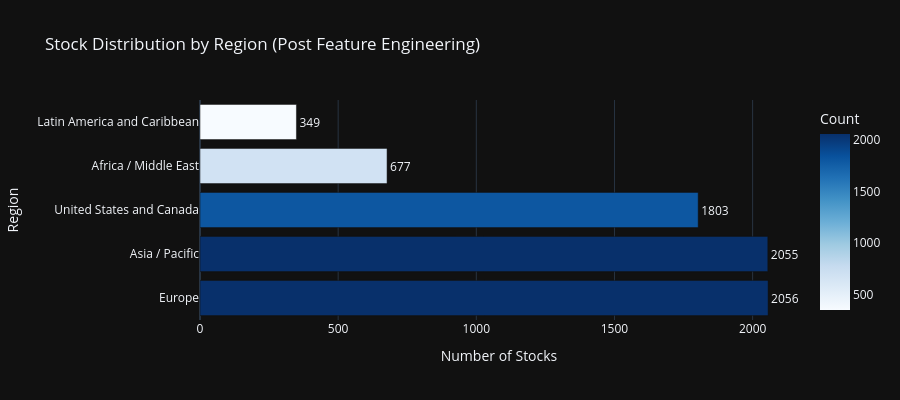
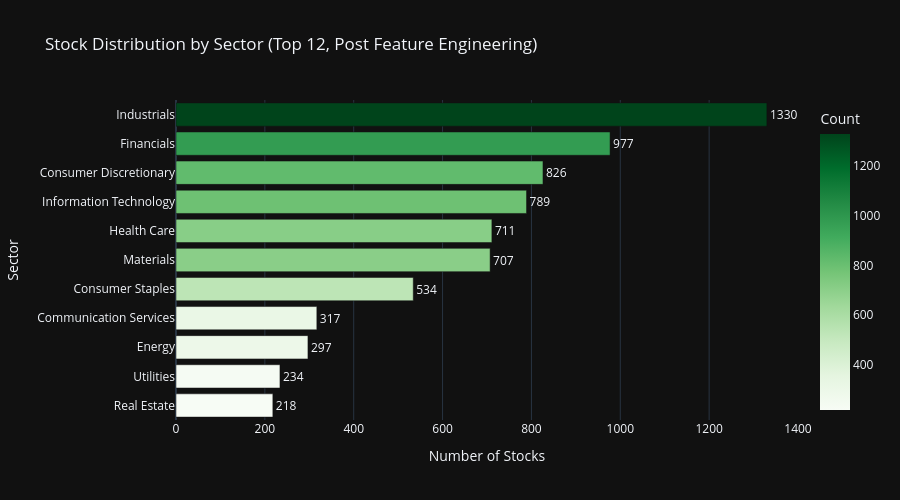
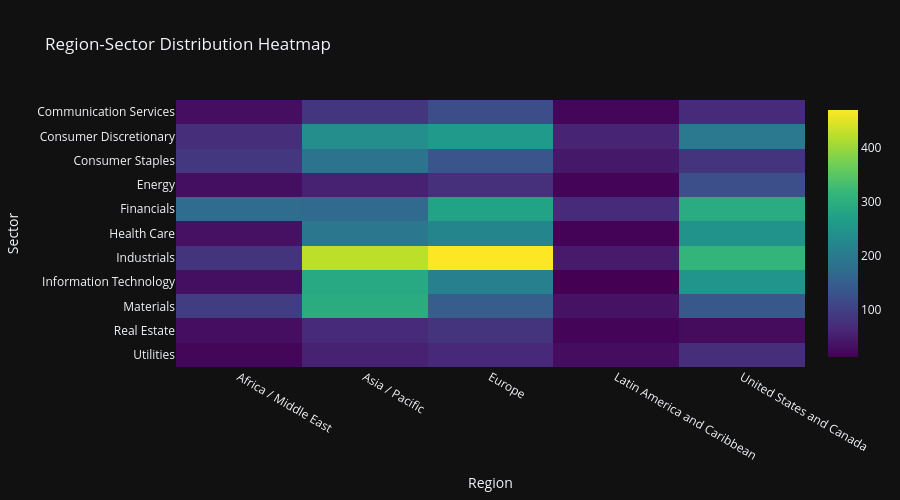
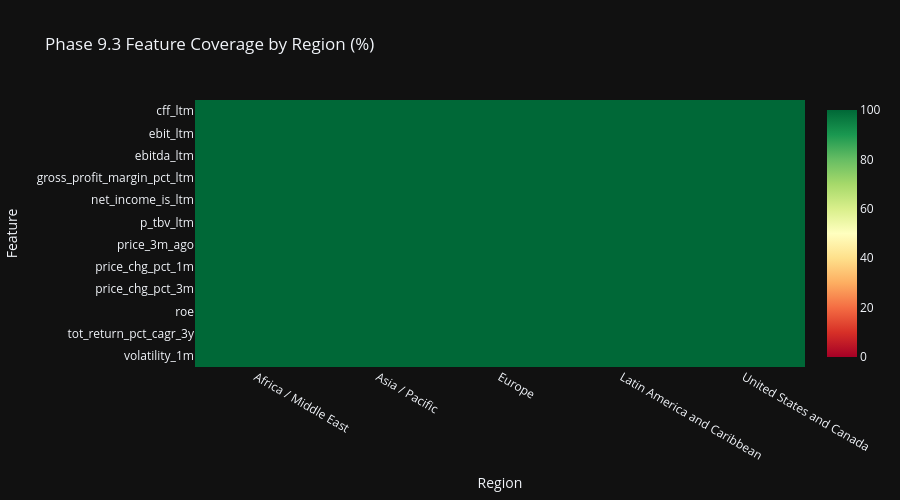

Notebook code for these charts, in order:
### Markdown cell above
## Cell 7: Region & Sector Analytics with Feature Coverage

Section 17 compliant Plotly visualizations with dark theme.
Enhanced with Phase 9.3 feature analytics by region and sector.

### Code cell
# ============================================================================
# Cell 7: Region & Sector Analytics with Feature Coverage
# ============================================================================

print('=' * 80)
print('REGION & SECTOR ANALYTICS WITH FEATURE COVERAGE')
print('=' * 80)

# Use all_stocks_features (post feature engineering) for analytics
df_analytics = all_stocks_preprocessed

# Region distribution
if 'region' in df_analytics.columns:
    region_counts = df_analytics['region'].value_counts().reset_index()
    region_counts.columns = ['Region', 'Count']
    region_counts['Percentage'] = (region_counts['Count'] / region_counts['Count'].sum() * 100).round(1)

    fig_region = px.bar(
            region_counts,
            x='Count',
            y='Region',
            orientation='h',
            title='Stock Distribution by Region (Post Feature Engineering)',
            template=PLOTLY_TEMPLATE,
            color='Count',
            color_continuous_scale='Blues',
            text='Count',
            )
    fig_region.update_traces(
            textposition='outside',
            hovertemplate='<b>%{y}</b><br>Count: %{x}<br>Percentage: %{customdata[0]:.1f}%',
            customdata=region_counts[['Percentage']].values
            )
    fig_region.update_layout(
            xaxis_title='Number of Stocks',
            yaxis_title='Region',
            height=400,
            showlegend=False,
            )
    fig_region.show()

# Sector distribution (using TOP_N_SECTORS constant)
if 'sector' in df_analytics.columns:
    sector_counts = df_analytics['sector'].value_counts().head(TOP_N_SECTORS).reset_index()
    sector_counts.columns = ['Sector', 'Count']
    sector_counts['Percentage'] = (sector_counts['Count'] / len(df_analytics) * 100).round(1)

    fig_sector = px.bar(
            sector_counts.sort_values('Count'),
            x='Count',
            y='Sector',
            orientation='h',
            title=f'Stock Distribution by Sector (Top {TOP_N_SECTORS}, Post Feature Engineering)',
            template=PLOTLY_TEMPLATE,
            color='Count',
            color_continuous_scale='Greens',
            text='Count',
            )
    fig_sector.update_traces(
            textposition='outside',
            hovertemplate='<b>%{y}</b><br>Count: %{x}<br>Percentage: %{customdata[0]:.1f}%',
            customdata=sector_counts.sort_values('Count')[['Percentage']].values
            )
    fig_sector.update_layout(
            xaxis_title='Number of Stocks',
            yaxis_title='Sector',
            height=500,
            showlegend=False,
            )
    fig_sector.show()

# Region-Sector Heatmap
if 'region' in df_analytics.columns and 'sector' in df_analytics.columns:
    cross_tab = pd.crosstab(
            df_analytics['sector'],
            df_analytics['region']
            ).head(TOP_N_SECTORS)

    fig_heatmap = px.imshow(
            cross_tab,
            title='Region-Sector Distribution Heatmap',
            template=PLOTLY_TEMPLATE,
            color_continuous_scale='Viridis',
            aspect='auto',
            )
    fig_heatmap.update_layout(
            xaxis_title='Region',
            yaxis_title='Sector',
            height=500,
            )
    fig_heatmap.show()

print('\n✓ Distribution visualizations complete')

# ============================================================================
# Feature Coverage Analytics by Region and Sector
# ============================================================================
print('\n' + '=' * 80)
print('📊 PHASE 9.3 FEATURE ANALYTICS BY REGION & SECTOR')
print('=' * 80)

# Define key Phase 9.3 features for analysis (schema-driven from PHASE93_FEATURE_INPUTS)
# Select representative features from each category for coverage analysis
# Define key Phase 9.3 features for analysis (schema-driven from PHASE93_FEATURE_INPUTS)
# Use all 6 categories comprehensively for complete coverage
key_phase93_features = (
        PHASE93_FEATURE_INPUTS.get('profitability', [])[:5] +  # Margins, EBITDA, EBIT, net income
        PHASE93_FEATURE_INPUTS.get('valuation', [])[:5] +  # P/E, P/B, EV ratios
        PHASE93_FEATURE_INPUTS.get('momentum', [])[:5] +  # Price changes, returns
        PHASE93_FEATURE_INPUTS.get('quality_risk', [])[:5] +  # Altman Z, ROE, ROA, volatility
        PHASE93_FEATURE_INPUTS.get('cash_flow', [])[:5] +  # CFO, FCF, CFI, CFF
        PHASE93_FEATURE_INPUTS.get('growth', [])  # Revenue CAGR, growth estimates (all)
)
# Map input columns to engineered feature names where applicable
feature_mapping = {
    'return_on_equity_pct_ltm': 'roe',
    'return_on_assets_roa_pct_ltm': 'roa',
    'p_e_ltm': 'p_e_ratio',
    'p_e_ntm': 'p_e_ratio',
    'ev_ebitda_ltm': 'ev_ebitda_ratio',
    'altman_z_score_ltm': 'altman_z_score',
    'price_chg_pct_1m': 'price_momentum_1m',
    'price_chg_pct_3m': 'price_momentum_3m',
    }
# Build list using both raw and engineered feature names
available_phase93 = list(set([
                                 f for f in key_phase93_features if f in df_analytics.columns
                                 ] + [
                                 feature_mapping.get(f, f) for f in key_phase93_features
                                 if feature_mapping.get(f, f) in df_analytics.columns
                                 ]))[:12]  # Limit to 12 for visualization clarity

if available_phase93 and 'region' in df_analytics.columns:
    print(f'\n📍 Feature Coverage by Region ({len(available_phase93)} key features):')

    # Calculate non-null percentage per region for each feature
    region_coverage_data = []
    for region in df_analytics['region'].unique():
        region_df = df_analytics[df_analytics['region'] == region]
        region_count = len(region_df)

        for feat in available_phase93:
            non_null = region_df[feat].notna().sum()
            coverage_pct = (non_null / region_count * 100) if region_count > 0 else 0
            region_coverage_data.append({
                'Region': region,
                'Feature': feat,
                'Coverage %': round(coverage_pct, 1),
                'Non-Null': non_null,
                'Total': region_count
                })

    region_coverage_df = pd.DataFrame(region_coverage_data)

    # Pivot for heatmap
    region_pivot = region_coverage_df.pivot(index='Feature', columns='Region', values='Coverage %')

    fig_region_coverage = px.imshow(
            region_pivot,
            title='Phase 9.3 Feature Coverage by Region (%)',
            template=PLOTLY_TEMPLATE,
            color_continuous_scale='RdYlGn',
            zmin=0, zmax=100,
            aspect='auto',
            )
    fig_region_coverage.update_layout(
            xaxis_title='Region',
            yaxis_title='Feature',
            height=500,
            )
    fig_region_coverage.show()

if available_phase93 and 'sector' in df_analytics.columns:
    print(f'\n🏢 Feature Coverage by Sector (Top 10 sectors, {len(available_phase93)} key features):')

    # Get top 10 sectors by count
    top_sectors = df_analytics['sector'].value_counts().head(10).index.tolist()

    # Calculate non-null percentage per sector for each feature
    sector_coverage_data = []
    for sector in top_sectors:
        sector_df = df_analytics[df_analytics['sector'] == sector]
        sector_count = len(sector_df)

        for feat in available_phase93:
            non_null = sector_df[feat].notna().sum()
            coverage_pct = (non_null / sector_count * 100) if sector_count > 0 else 0
            sector_coverage_data.append({
                'Sector': str(sector)[:25],  # Truncate long names
                'Feature': feat,
                'Coverage %': round(coverage_pct, 1),
                'Non-Null': non_null,
                'Total': sector_count
                })

    sector_coverage_df = pd.DataFrame(sector_coverage_data)

    # Pivot for heatmap
    sector_pivot = sector_coverage_df.pivot(index='Feature', columns='Sector', values='Coverage %')

    fig_sector_coverage = px.imshow(
            sector_pivot,
            title='Phase 9.3 Feature Coverage by Sector (%)',
            template=PLOTLY_TEMPLATE,
            color_continuous_scale='RdYlGn',
            zmin=0, zmax=100,
            aspect='auto',
            )
    fig_sector_coverage.update_layout(
            xaxis_title='Sector',
            yaxis_title='Feature',
            height=600,
            )
    fig_sector_coverage.show()

# Feature statistics by region
if available_phase93 and 'region' in df_analytics.columns:
    print(f'\n📊 Key Feature Statistics by Region:')

    # Select 3 key features for detailed statistics
    stat_features = ['roe', 'price_momentum_1m', 'debt_to_equity']
    stat_features = [f for f in stat_features if f in df_analytics.columns]

    if stat_features:
        region_stats = df_analytics.groupby('region')[stat_features].agg(['mean', 'median', 'std']).round(3)
        print(region_stats.to_string())

        # Box plot for ROE by region (if available)
        if 'roe' in df_analytics.columns:
            fig_roe_region = px.box(
                    df_analytics[df_analytics['roe'].notna()],
                    x='region',
                    y='roe',
                    title='Return on Equity (ROE) Distribution by Region',
                    template=PLOTLY_TEMPLATE,
                    color='region',
                    )
            fig_roe_region.update_layout(
                    xaxis_title='Region',
                    yaxis_title='ROE',
                    height=450,
                    showlegend=False,
                    )
            fig_roe_region.show()

print('\n✓ Feature analytics by region and sector complete')

### Figure 1 — Plotly figure (JSON) as saved in the notebook; plotly's stock layout.template omitted (floating-point values rounded to 4 significant figures)
{"data": [{"hovertemplate": "<b>%{y}</b><br>Count: %{x}<br>Percentage: %{customdata[0]:.1f}%", "legendgroup": "", "marker": {"color": [2056, 2055, 1803, 677, 349], "coloraxis": "coloraxis", "pattern": {"shape": ""}}, "name": "", "orientation": "h", "showlegend": false, "text": [2056.0, 2055.0, 1803.0, 677.0, 349.0], "textposition": "outside", "x": [2056, 2055, 1803, 677, 349], "xaxis": "x", "y": ["Europe", "Asia / Pacific", "United States and Canada", "Africa / Middle East", "Latin America and Caribbean"], "yaxis": "y", "type": "bar", "customdata": [[29.6], [29.6], [26.0], [9.8], [5.0]]}], "layout": {"xaxis": {"anchor": "y", "domain": [0.0, 1.0], "title": {"text": "Number of Stocks"}}, "yaxis": {"anchor": "x", "domain": [0.0, 1.0], "title": {"text": "Region"}}, "coloraxis": {"colorbar": {"title": {"text": "Count"}}, "colorscale": [[0.0, "rgb(247,251,255)"], [0.125, "rgb(222,235,247)"], [0.25, "rgb(198,219,239)"], [0.375, "rgb(158,202,225)"], [0.5, "rgb(107,174,214)"], [0.625, "rgb(66,146,198)"], [0.75, "rgb(33,113,181)"], [0.875, "rgb(8,81,156)"], [1.0, "rgb(8,48,107)"]]}, "legend": {"tracegroupgap": 0}, "title": {"text": "Stock Distribution by Region (Post Feature Engineering)"}, "barmode": "relative", "height": 400, "showlegend": false}}

### Figure 2 — Plotly figure (JSON) as saved in the notebook; plotly's stock layout.template omitted (floating-point values rounded to 4 significant figures)
{"data": [{"hovertemplate": "<b>%{y}</b><br>Count: %{x}<br>Percentage: %{customdata[0]:.1f}%", "legendgroup": "", "marker": {"color": [218, 234, 297, 317, 534, 707, 711, 789, 826, 977, 1330], "coloraxis": "coloraxis", "pattern": {"shape": ""}}, "name": "", "orientation": "h", "showlegend": false, "text": [218.0, 234.0, 297.0, 317.0, 534.0, 707.0, 711.0, 789.0, 826.0, 977.0, 1330.0], "textposition": "outside", "x": [218, 234, 297, 317, 534, 707, 711, 789, 826, 977, 1330], "xaxis": "x", "y": ["Real Estate", "Utilities", "Energy", "Communication Services", "Consumer Staples", "Materials", "Health Care", "Information Technology", "Consumer Discretionary", "Financials", "Industrials"], "yaxis": "y", "type": "bar", "customdata": [[3.1], [3.4], [4.3], [4.6], [7.7], [10.2], [10.2], [11.4], [11.9], [14.1], [19.2]]}], "layout": {"xaxis": {"anchor": "y", "domain": [0.0, 1.0], "title": {"text": "Number of Stocks"}}, "yaxis": {"anchor": "x", "domain": [0.0, 1.0], "title": {"text": "Sector"}}, "coloraxis": {"colorbar": {"title": {"text": "Count"}}, "colorscale": [[0.0, "rgb(247,252,245)"], [0.125, "rgb(229,245,224)"], [0.25, "rgb(199,233,192)"], [0.375, "rgb(161,217,155)"], [0.5, "rgb(116,196,118)"], [0.625, "rgb(65,171,93)"], [0.75, "rgb(35,139,69)"], [0.875, "rgb(0,109,44)"], [1.0, "rgb(0,68,27)"]]}, "legend": {"tracegroupgap": 0}, "title": {"text": "Stock Distribution by Sector (Top 12, Post Feature Engineering)"}, "barmode": "relative", "height": 500, "showlegend": false}}

### Figure 3 — Plotly figure (JSON) as saved in the notebook; plotly's stock layout.template omitted (floating-point values rounded to 4 significant figures)
{"data": [{"coloraxis": "coloraxis", "name": "0", "x": ["Africa / Middle East", "Asia / Pacific", "Europe", "Latin America and Caribbean", "United States and Canada"], "y": ["Communication Services", "Consumer Discretionary", "Consumer Staples", "Energy", "Financials", "Health Care", "Industrials", "Information Technology", "Materials", "Real Estate", "Utilities"], "z": [[29, 83, 121, 18, 66], [72, 238, 260, 58, 198], [87, 189, 134, 42, 82], [30, 55, 73, 16, 123], [173, 169, 276, 66, 293], [33, 195, 221, 15, 247], [81, 424, 470, 44, 311], [30, 287, 211, 12, 249], [95, 295, 146, 34, 137], [29, 66, 81, 17, 25], [18, 54, 63, 27, 72]], "type": "heatmap", "xaxis": "x", "yaxis": "y", "hovertemplate": "region: %{x}<br>sector: %{y}<br>color: %{z}<extra></extra>"}], "layout": {"xaxis": {"anchor": "y", "domain": [0.0, 1.0], "title": {"text": "Region"}}, "yaxis": {"anchor": "x", "domain": [0.0, 1.0], "autorange": "reversed", "title": {"text": "Sector"}}, "coloraxis": {"colorscale": [[0.0, "#440154"], [0.1111, "#482878"], [0.2222, "#3e4989"], [0.3333, "#31688e"], [0.4444, "#26828e"], [0.5556, "#1f9e89"], [0.6667, "#35b779"], [0.7778, "#6ece58"], [0.8889, "#b5de2b"], [1.0, "#fde725"]]}, "title": {"text": "Region-Sector Distribution Heatmap"}, "height": 500}}

### Figure 4 — Plotly figure (JSON) as saved in the notebook; plotly's stock layout.template omitted (floating-point values rounded to 4 significant figures)
{"data": [{"coloraxis": "coloraxis", "name": "0", "x": ["Africa / Middle East", "Asia / Pacific", "Europe", "Latin America and Caribbean", "United States and Canada"], "y": ["cff_ltm", "ebit_ltm", "ebitda_ltm", "gross_profit_margin_pct_ltm", "net_income_is_ltm", "p_tbv_ltm", "price_3m_ago", "price_chg_pct_1m", "price_chg_pct_3m", "roe", "tot_return_pct_cagr_3y", "volatility_1m"], "z": [[100.0, 100.0, 100.0, 100.0, 100.0], [100.0, 100.0, 100.0, 100.0, 100.0], [100.0, 100.0, 100.0, 100.0, 100.0], [100.0, 100.0, 100.0, 100.0, 100.0], [100.0, 100.0, 100.0, 100.0, 100.0], [100.0, 100.0, 100.0, 100.0, 100.0], [100.0, 100.0, 100.0, 100.0, 100.0], [100.0, 100.0, 100.0, 100.0, 100.0], [100.0, 100.0, 100.0, 100.0, 100.0], [100.0, 100.0, 100.0, 100.0, 100.0], [100.0, 100.0, 100.0, 100.0, 100.0], [100.0, 100.0, 100.0, 100.0, 100.0]], "type": "heatmap", "xaxis": "x", "yaxis": "y", "hovertemplate": "Region: %{x}<br>Feature: %{y}<br>color: %{z}<extra></extra>"}], "layout": {"xaxis": {"anchor": "y", "domain": [0.0, 1.0], "title": {"text": "Region"}}, "yaxis": {"anchor": "x", "domain": [0.0, 1.0], "autorange": "reversed", "title": {"text": "Feature"}}, "coloraxis": {"colorscale": [[0.0, "rgb(165,0,38)"], [0.1, "rgb(215,48,39)"], [0.2, "rgb(244,109,67)"], [0.3, "rgb(253,174,97)"], [0.4, "rgb(254,224,139)"], [0.5, "rgb(255,255,191)"], [0.6, "rgb(217,239,139)"], [0.7, "rgb(166,217,106)"], [0.8, "rgb(102,189,99)"], [0.9, "rgb(26,152,80)"], [1.0, "rgb(0,104,55)"]], "cmin": 0, "cmax": 100}, "title": {"text": "Phase 9.3 Feature Coverage by Region (%)"}, "height": 500}}
